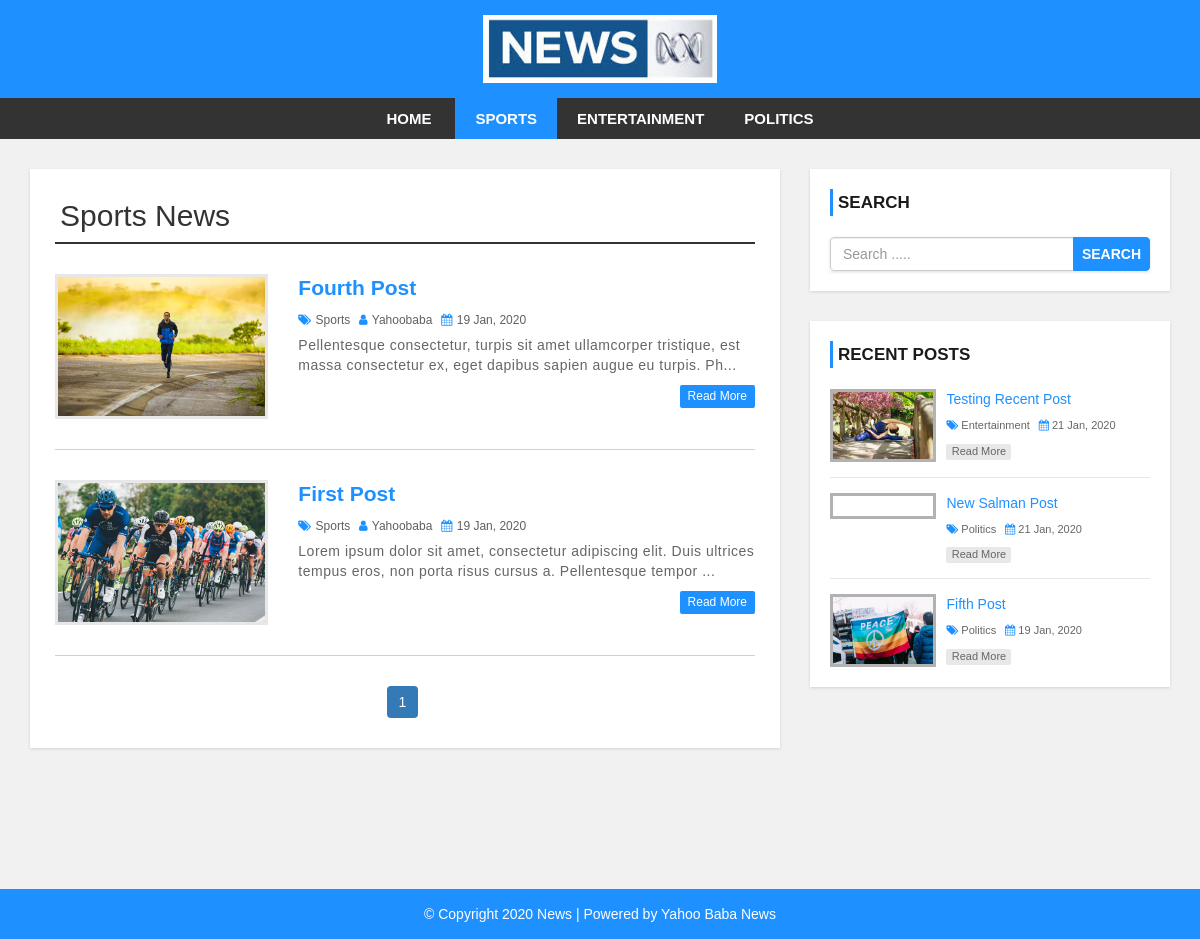
Page /category.php?cid=34 on the committed database.
### tables this page shows
CREATE TABLE `settings` (
  `id` int(11) NOT NULL,
  `websitename` varchar(60) NOT NULL,
  `logo` varchar(50) NOT NULL,
  `footerdesc` varchar(255) NOT NULL
);

CREATE TABLE `category` (
  `category_id` int(11) NOT NULL,
  `category_name` varchar(100) NOT NULL,
  `post` int(11) NOT NULL DEFAULT 0
);

CREATE TABLE `post` (
  `post_id` int(11) NOT NULL,
  `title` varchar(100) NOT NULL,
  `description` text NOT NULL,
  `category` varchar(100) NOT NULL,
  `post_date` varchar(50) NOT NULL,
  `author` int(11) NOT NULL,
  `post_img` varchar(100) NOT NULL
);

CREATE TABLE `user` (
  `user_id` int(10) UNSIGNED NOT NULL,
  `first_name` varchar(30) NOT NULL,
  `last_name` varchar(30) NOT NULL,
  `username` varchar(30) DEFAULT NULL,
  `password` varchar(40) DEFAULT NULL,
  `role` int(11) NOT NULL
);

### config.php (called while the page is built, shortened)
<?php
$hostname = "http://localhost/news-site";
?>

### category.php (the view, shortened to what this page needs)
<?php include 'header.php'; ?>
    <div id="main-content">
      <div class="container">
        <div class="row">
            <div class="col-md-8">
                <div class="post-container">
                  <?php
                  include "config.php";
                  if(isset($_GET['cid'])){
                    $cat_id = $_GET['cid'];
                    $sql1 = "SELECT * FROM category WHERE category_id = {$cat_id}";
                    $result1 = mysqli_query($conn, $sql1) or die("Query Failed.");
                    $row1 = mysqli_fetch_assoc($result1);
                  ?>
                  <h2 class="page-heading"><?php echo $row1['category_name']; ?> News</h2>
                  <?php
                    $limit = 3;
                    if(isset($_GET['page'])){
                      $page = $_GET['page'];
                    }else{
                      $page = 1;
                    }
                    $offset = ($page - 1) * $limit;
                    $sql = "SELECT post.post_id, post.title, post.description,post.post_date,post.author,
                    category.category_name,user.username,post.category,post.post_img FROM post
                    LEFT JOIN category ON post.category = category.category_id
                    LEFT JOIN user ON post.author = user.user_id
                    WHERE post.category = {$cat_id}
                    ORDER BY post.post_id DESC LIMIT {$offset},{$limit}";
                    $result = mysqli_query($conn, $sql) or die("Query Failed.");
                    if(mysqli_num_rows($result) > 0){
                      while($row = mysqli_fetch_assoc($result)) {
                  ?>
                    <div class="post-content">
                        <div class="row">
                            <div class="col-md-4">
                              <a class="post-img" href="single.php?id=<?php echo $row['post_id']; ?>"><img src="admin/upload/<?php echo $row['post_img']; ?>" alt=""/></a>
                            </div>
                            <div class="col-md-8">
                              <div class="inner-content clearfix">
                                  <h3><a href='single.php?id=<?php echo $row['post_id']; ?>'><?php echo $row['title']; ?></a></h3>
                                  <div class="post-information">
                                      <span>
                                          <i class="fa fa-tags" aria-hidden="true"></i>
                                          <a href='category.php?cid=<?php echo $row['category']; ?>'><?php echo $row['category_name']; ?></a>
                                      </span>
                                      <span>
                                          <i class="fa fa-user" aria-hidden="true"></i>
                                          <a href='author.php?aid=<?php echo $row['author']; ?>'><?php echo $row['username']; ?></a>
                                      </span>
                                      <span>
                                          <i class="fa fa-calendar" aria-hidden="true"></i>
                                          <?php echo $row['post_date']; ?>
                                      </span>
                                  </div>
                                  <p class="description">
                                      <?php echo substr($row['description'],0,130) . "..."; ?>
                                  </p>
                                  <a class='read-more pull-right' href='single.php?id=<?php echo $row['post_id']; ?>'>read more</a>
                              </div>
                            </div>
                        </div>
                    </div>
                    <?php
                      }
                    }else{
                      echo "<h2>No Record Found.</h2>";
                    }
                    if(mysqli_num_rows($result1) > 0){
                      $total_records = $row1['post'];
                      $total_page = ceil($total_records / $limit);
                      echo '<ul class="pagination admin-pagination">';
                      for($i = 1; $i <= $total_page; $i++){
                        if($i == $page){
                          $active = "active";
                        }else{
                          $active = "";
                        }
                        echo '<li class="'.$active.'"><a href="category.php?cid='.$cat_id .'&page='.$i.'">'.$i.'</a></li>';
                      }
                      echo '</ul>';
                    }
                  }else{
                    echo "<h2>No Record Found.</h2>";
                  }
                    ?>
                </div>
            </div>
            <?php include 'sidebar.php'; ?>
        </div>
      </div>
    </div>
<?php include 'footer.php'; ?>

### header.php (shortened to what this page needs)
<?php
  include "config.php";
?>
<!DOCTYPE html>
<html lang="en">
<head>
    <link rel="stylesheet" href="css/bootstrap.min.css" />
    <link rel="stylesheet" href="css/font-awesome.css">
    <link rel="stylesheet" href="css/style.css">
</head>
<body>
<div id="header">
    <div class="container">
        <div class="row">
            <div class=" col-md-offset-4 col-md-4">
              <?php
                include "config.php";
                $sql = "SELECT * FROM settings";
                $result = mysqli_query($conn, $sql) or die("Query Failed.");
                if(mysqli_num_rows($result) > 0){
                  while($row = mysqli_fetch_assoc($result)) {
                    if($row['logo'] == ""){
                      echo '<a href="index.php"><h1>'.$row['websitename'].'</h1></a>';
                    }else{
                      echo '<a href="index.php" id="logo"><img src="admin/images/'. $row['logo'] .'"></a>';
                    }
                  }
                }
                ?>
            </div>
        </div>
    </div>
</div>
<div id="menu-bar">
    <div class="container">
        <div class="row">
            <div class="col-md-12">
              <?php
                include "config.php";
                if(isset($_GET['cid'])){
                  $cat_id = $_GET['cid'];
                }
                $sql = "SELECT * FROM category WHERE post > 0";
                $result = mysqli_query($conn, $sql) or die("Query Failed. : Category");
                if(mysqli_num_rows($result) > 0){
                  $active = "";
              ?>
                <ul class='menu'>
                  <li><a href='<?php echo $hostname; ?>'>Home</a></li>
                  <?php while($row = mysqli_fetch_assoc($result)) {
                    if(isset($_GET['cid'])){
                      if($row['category_id'] == $cat_id){
                        $active = "active";
                      }else{
                        $active = "";
                      }
                    }
                    echo "<li><a class='{$active}' href='category.php?cid={$row['category_id']}'>{$row['category_name']}</a></li>";
                  } ?>
                </ul>
                <?php } ?>
            </div>
        </div>
    </div>
</div>

### sidebar.php
<div id="sidebar" class="col-md-4">
    <div class="search-box-container">
        <h4>Search</h4>
        <form class="search-post" action="search.php" method ="GET">
            <div class="input-group">
                <input type="text" name="search" class="form-control" placeholder="Search .....">
                <span class="input-group-btn">
                    <button type="submit" class="btn btn-danger">Search</button>
                </span>
            </div>
        </form>
    </div>
    <div class="recent-post-container">
        <h4>Recent Posts</h4>
        <?php
        include "config.php";
        $limit = 3;
        $sql = "SELECT post.post_id, post.title, post.post_date,
        category.category_name,post.category,post.post_img FROM post
        LEFT JOIN category ON post.category = category.category_id
        ORDER BY post.post_id DESC LIMIT {$limit}";
        $result = mysqli_query($conn, $sql) or die("Query Failed. : Recent Post");
        if(mysqli_num_rows($result) > 0){
          while($row = mysqli_fetch_assoc($result)) {
      ?>
        <div class="recent-post">
            <a class="post-img" href="single.php?id=<?php echo $row['post_id']; ?>">
                <img src="admin/upload/<?php echo $row['post_img']; ?>" alt=""/>
            </a>
            <div class="post-content">
                <h5><a href="single.php?id=<?php echo $row['post_id']; ?>"><?php echo $row['title']; ?></a></h5>
                <span>
                    <i class="fa fa-tags" aria-hidden="true"></i>
                    <a href='category.php?cid=<?php echo $row['category']; ?>'><?php echo $row['category_name']; ?></a>
                </span>
                <span>
                    <i class="fa fa-calendar" aria-hidden="true"></i>
                    <?php echo $row['post_date']; ?>
                </span>
                <a class="read-more" href="single.php?id=<?php echo $row['post_id']; ?>">read more</a>
            </div>
        </div>
    <?php
      }
    }
    ?>
    </div>
</div>

### footer.php
<div id ="footer">
    <div class="container">
        <div class="row">
            <div class="col-md-12">
              <?php
                include "config.php";
                $sql = "SELECT * FROM settings";
                $result = mysqli_query($conn, $sql) or die("Query Failed.");
                if(mysqli_num_rows($result) > 0){
                  while($row = mysqli_fetch_assoc($result)) {
              ?>
                <span><?php echo $row['footerdesc']; ?></span>
              <?php
                }
              }
              ?>
            </div>
        </div>
    </div>
</div>
</body>
</html>

### css/style.css (style rules this page uses)
body { background: #f1f1f1; font-family: sans-serif,arial,Helvetica; }
a, a:hover, a:focus { text-decoration: none; outline: none; }
ul { margin:0; padding:0; list-style:none; }
h2.page-heading { margin: 5px 0 30px; padding: 0 5px 10px; border-bottom: 2px solid #333; }
form { background: #fff; padding: 25px; box-shadow:0 1px 3px rgba(0, 0, 0, 0.13); }
#header { background: #1e90ff; text-align: center; padding: 15px; }
#logo { display: inline-block; width: 65%; }
#logo img { width: 100%; }
#menu-bar { background: #333; text-align: center; }
#menu-bar .menu > li { display: inline-block; }
.menu > li > a { padding: 10px 20px; display: block; text-transform: uppercase; color: #fff; font-size: 15px; font-weight:600; transition:all 0.5s ease 0s; }
#menu-bar .menu > li > a:hover, #menu-bar .menu > li > a.active { color:#fff; background:#1e90ff; }
#main-content { padding: 30px 0; min-height: 750px; }
#main-content .post-container { background-color: #fff; padding: 25px; box-shadow: 0 1px 3px rgba(0, 0, 0, 0.13); }
#main-content .post-content { border-bottom: 1px solid #d1d1d1; padding: 0 0 30px; margin-bottom:30px; }
#main-content .post-content img { width: 100%; }
#main-content .post-content .post-img { border: 3px solid #e7e7e7; display: block; height: 145px; overflow: hidden; transition: border .3s; }
#main-content .post-content h3 { font-size: 21px; line-height: 28px; font-weight: 600; margin: 0 0 7px; }
#main-content .post-content h3 a { color: #1e90ff; transition:all 0.3s; }
#main-content .post-content .post-information span { color: #606060; font-size: 12px; text-transform: capitalize; margin: 0 5px 5px 0; display: inline-block; }
#main-content .post-content .post-information i { color: #1e90ff; margin-right: 1px; }
#main-content .post-content .post-information a { color: #606060; text-decoration: none; }
#main-content .post-content p, #main-content .single-post p { color: #666; font-size: 14px; letter-spacing: 0.5px; margin:0 0 10px; }
#main-content .post-content a.read-more { color: #fff; background-color: #1E90FF; font-size: 12px; text-transform: capitalize; padding: 3px 8px; border-radius: 2px; transition: all 0.3s; }
.pagination { display: block; text-align: center; margin: 0; }
.pagination li { display:inline-block; margin: 0 5px 0 0; }
.pagination li a { border: none; background: #1e90ff; color: #fff; }
i.fa { color:#222; }
#sidebar h4 { color: #1A1A1A; font-size: 17px; line-height: 27px; font-weight:600; text-transform: uppercase; padding: 0 0 0 5px; margin: 0 0 21px; border-left: 3px solid #1e90ff; }
#sidebar .search-box-container { background-color: #fff; padding: 20px; margin: 0 0 30px; box-shadow: 0 1px 3px rgba(0, 0, 0, 0.13); }
#sidebar .search-post { padding: 0; }
#sidebar .search-post input { color: #606060; }
#sidebar .search-post .btn { font-weight: 600; text-transform: uppercase; padding: 6px 8px; background-color: #1E90FF; border-color: #1E90FF; outline: none; }
#sidebar .recent-post-container { padding: 20px; background: #fff; box-shadow: 0 1px 3px rgba(0, 0, 0, 0.13); }
#sidebar .recent-post { border-bottom: 1px solid #e7e7e7; padding: 0 0 15px; margin: 0 0 15px; }
#sidebar .recent-post:last-child { margin: 0; padding: 0; border: none; }
#sidebar .recent-post .post-img { display: inline-block; width: 33%; border: 3px solid rgba(0,0,0,0.3); vertical-align: top; transition: border .3s; }
#sidebar .recent-post .post-img img { width: 100%; }
#sidebar .recent-post .post-content { width: 65%; display: inline-block; border: none; padding: 0 0 0 7px; margin: 0; }
#sidebar .recent-post h5 { font-size: 14px; line-height: 20px; margin: 0 0 5px; }
#sidebar .recent-post h5 a { color: #1E90FF; }
#sidebar .recent-post span { color: #666; font-size: 11px; display: inline-block; margin: 0 5px 10px 0; }
#sidebar .recent-post span a { color: #666; }
#sidebar .recent-post span i { color: #1E90FF; }
#sidebar .recent-post a.read-more { color: #666; background-color: rgba(0,0,0,0.09); width: 65px; font-size: 11px; text-align: center; padding: 0; display: block; transition: all 0.3s; }
#footer { color: #fff; padding:15px 0; text-align:center; background-color:#1e90ff; }
#footer a { color:#fff; }

### rows in the picture
settings: logo (picture), footerdesc "© Copyright 2020 News | Powered by Yahoo Baba News"
category: category_name "SPORTS", category_name "Sports"
category: category_name "ENTERTAINMENT"
category: category_name "POLITICS"
post: post_img (picture), title "Fourth Post", category.category_name "Sports", user.username "Yahoobaba", post_date "19 Jan, 2020", description "Pellentesque consectetur, turpis sit amet ullamcorper tristique, est massa consectetur ex, eget dapibus sapien augue eu turpis. Ph"
post: post_img (picture), title "First Post", category.category_name "Sports", user.username "Yahoobaba", post_date "19 Jan, 2020", description "Lorem ipsum dolor sit amet, consectetur adipiscing elit. Duis ultrices tempus eros, non porta risus cursus a. Pellentesque tempor"
post: post_img (picture), title "Testing Recent Post", category.category_name "Entertainment", post_date "21 Jan, 2020"
post: title "New Salman Post", category.category_name "Politics", post_date "21 Jan, 2020"
post: post_img (picture), title "Fifth Post", category.category_name "Politics", post_date "19 Jan, 2020"
